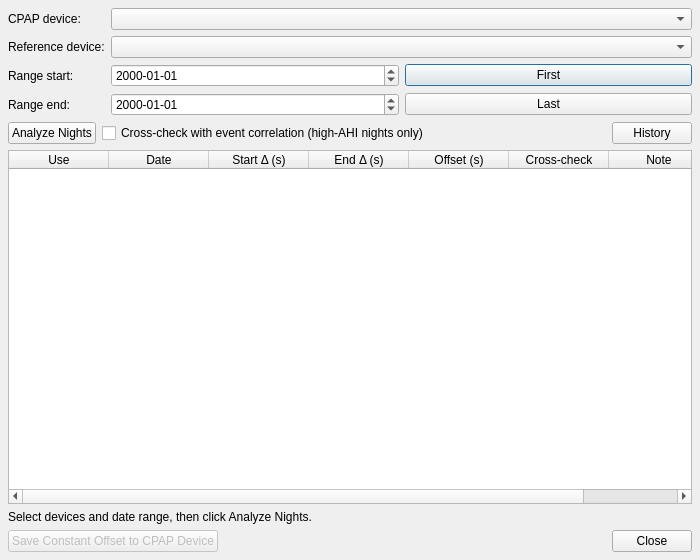
<?xml version="1.0" encoding="UTF-8"?>
<ui version="4.0">
 <class>ClockSyncDialog</class>
 <widget class="QDialog" name="ClockSyncDialog">
  <property name="geometry">
   <rect><x>0</x><y>0</y><width>700</width><height>560</height></rect>
  </property>
  <property name="windowTitle">
   <string>Auto-Detect CPAP Clock Offset</string>
  </property>
  <layout class="QVBoxLayout" name="mainLayout">
   <property name="spacing"><number>6</number></property>
   <property name="margin"><number>8</number></property>

   <item>
    <layout class="QFormLayout">
     <item row="0" column="0">
      <widget class="QLabel"><property name="text"><string>CPAP device:</string></property></widget>
     </item>
     <item row="0" column="1">
      <widget class="QComboBox" name="cpapCombo">
       <property name="sizePolicy">
        <sizepolicy hsizetype="Expanding" vsizetype="Fixed">
         <horstretch>1</horstretch><verstretch>0</verstretch>
        </sizepolicy>
       </property>
      </widget>
     </item>
     <item row="1" column="0">
      <widget class="QLabel"><property name="text"><string>Reference device:</string></property></widget>
     </item>
     <item row="1" column="1">
      <widget class="QComboBox" name="oxiCombo">
       <property name="sizePolicy">
        <sizepolicy hsizetype="Expanding" vsizetype="Fixed">
         <horstretch>1</horstretch><verstretch>0</verstretch>
        </sizepolicy>
       </property>
      </widget>
     </item>
     <item row="2" column="0">
      <widget class="QLabel"><property name="text"><string>Range start:</string></property></widget>
     </item>
     <item row="2" column="1">
      <layout class="QHBoxLayout">
       <item>
        <widget class="QDateEdit" name="startDate">
         <property name="calendarPopup"><bool>false</bool></property>
         <property name="displayFormat"><string>yyyy-MM-dd</string></property>
        </widget>
       </item>
       <item>
        <widget class="QPushButton" name="btnFirstData">
         <property name="text"><string>First</string></property>
         <property name="maximumWidth"><number>55</number></property>
         <property name="toolTip"><string>Set to the earliest data date across the selected devices</string></property>
        </widget>
       </item>
      </layout>
     </item>
     <item row="3" column="0">
      <widget class="QLabel"><property name="text"><string>Range end:</string></property></widget>
     </item>
     <item row="3" column="1">
      <layout class="QHBoxLayout">
       <item>
        <widget class="QDateEdit" name="endDate">
         <property name="calendarPopup"><bool>false</bool></property>
         <property name="displayFormat"><string>yyyy-MM-dd</string></property>
        </widget>
       </item>
       <item>
        <widget class="QPushButton" name="btnLastData">
         <property name="text"><string>Last</string></property>
         <property name="maximumWidth"><number>55</number></property>
         <property name="toolTip"><string>Set to the latest data date across the selected devices</string></property>
        </widget>
       </item>
      </layout>
     </item>
    </layout>
   </item>

   <item>
    <layout class="QHBoxLayout">
     <item>
      <widget class="QPushButton" name="btnAnalyze">
       <property name="text"><string>Analyze Nights</string></property>
       <property name="maximumWidth"><number>160</number></property>
      </widget>
     </item>
     <item>
      <widget class="QCheckBox" name="chkValidate">
       <property name="text"><string>Cross-check with event correlation (high-AHI nights only)</string></property>
       <property name="toolTip"><string>Optional: run the apnea/SpO₂ event cross-correlation as a sanity check against the recording-window offset. Slower, and only works on nights with enough CPAP events. Never changes the saved value.</string></property>
       <property name="checked"><bool>false</bool></property>
      </widget>
     </item>
     <item>
      <spacer>
       <property name="orientation"><enum>Qt::Horizontal</enum></property>
       <property name="sizeType"><enum>QSizePolicy::Expanding</enum></property>
       <property name="sizeHint" stdset="0"><size><width>40</width><height>20</height></size></property>
      </spacer>
     </item>
     <item>
      <widget class="QPushButton" name="btnHistory">
       <property name="text"><string>History</string></property>
       <property name="maximumWidth"><number>80</number></property>
       <property name="toolTip"><string>View the history of measured offsets and applied corrections for this device pair</string></property>
      </widget>
     </item>
    </layout>
   </item>

   <item>
    <widget class="QTableWidget" name="resultsTable">
     <property name="sizePolicy">
      <sizepolicy hsizetype="Expanding" vsizetype="Expanding">
       <horstretch>0</horstretch><verstretch>1</verstretch>
      </sizepolicy>
     </property>
     <property name="selectionMode">
      <enum>QAbstractItemView::NoSelection</enum>
     </property>
     <property name="editTriggers">
      <set>QAbstractItemView::NoEditTriggers</set>
     </property>
     <property name="alternatingRowColors"><bool>true</bool></property>
     <column><property name="text"><string>Use</string></property></column>
     <column><property name="text"><string>Date</string></property></column>
     <column><property name="text"><string>Start Δ (s)</string></property></column>
     <column><property name="text"><string>End Δ (s)</string></property></column>
     <column><property name="text"><string>Offset (s)</string></property></column>
     <column><property name="text"><string>Cross-check</string></property></column>
     <column><property name="text"><string>Note</string></property></column>
    </widget>
   </item>

   <item>
    <widget class="QLabel" name="statusLabel">
     <property name="text"><string>Select devices and date range, then click Analyze Nights.</string></property>
     <property name="wordWrap"><bool>true</bool></property>
    </widget>
   </item>

   <item>
    <layout class="QHBoxLayout">
     <item>
      <widget class="QPushButton" name="btnApply">
       <property name="text"><string>Save Constant Offset to CPAP Device</string></property>
       <property name="enabled"><bool>false</bool></property>
      </widget>
     </item>
     <item>
      <spacer>
       <property name="orientation"><enum>Qt::Horizontal</enum></property>
       <property name="sizeType"><enum>QSizePolicy::Expanding</enum></property>
       <property name="sizeHint" stdset="0"><size><width>40</width><height>20</height></size></property>
      </spacer>
     </item>
     <item>
      <widget class="QPushButton" name="btnClose">
       <property name="text"><string>Close</string></property>
      </widget>
     </item>
    </layout>
   </item>

  </layout>
 </widget>
 <resources/>
 <connections>
  <connection>
   <sender>btnClose</sender>
   <signal>clicked()</signal>
   <receiver>ClockSyncDialog</receiver>
   <slot>accept()</slot>
   <hints>
    <hint type="sourcelabel"><x>600</x><y>540</y></hint>
    <hint type="destinationlabel"><x>350</x><y>280</y></hint>
   </hints>
  </connection>
 </connections>
</ui>
